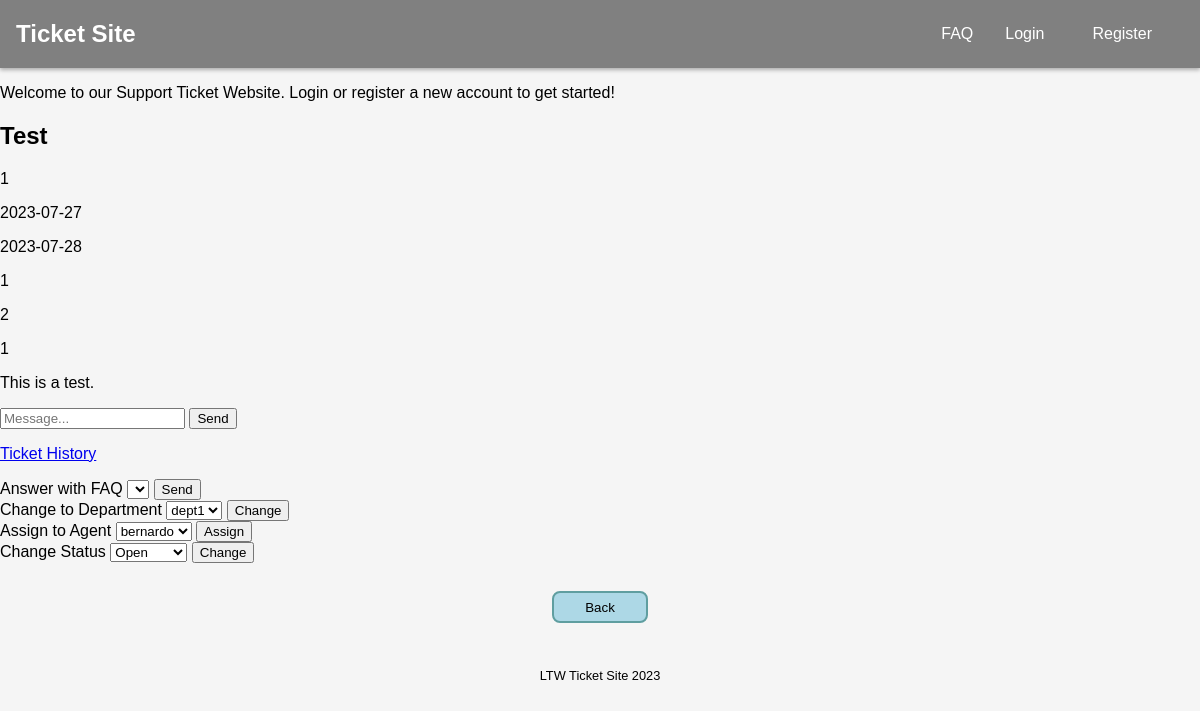
/pages/ticket.php?id=1, run on the app's committed database.
### tables this page shows
CREATE TABLE tickets (
    id INTEGER PRIMARY KEY AUTOINCREMENT,
    subject TEXT NOT NULL,
    content TEXT,
    created DATE NOT NULL,
    updated DATE,
    submitter_id INTEGER NOT NULL,
    assignee_id INTEGER,
    department_id INTEGER,
    status_id INTEGER NOT NULL,
    FOREIGN KEY (submitter_id) REFERENCES users(id),
    FOREIGN KEY (assignee_id) REFERENCES users(id),
    FOREIGN KEY (department_id) REFERENCES departments(id),
    FOREIGN KEY (status_id) REFERENCES status(id)
);

### database/classes/ticket.class.php (called while the page is built, shortened)
<?php
    require_once('department.class.php');
    class Ticket {
        public function __construct(int $id, string $subject, ?string $content, string $created, ?string $updated, int $submitter_id,
                                    ?int $assignee_id, $department_id, int $status_id) {
            $this->id = $id;
            $this->subject = $subject;
            $this->content = $content;
            $this->created = $created;
            $this->updated = $updated;
            $this->submitter_id = $submitter_id;
            $this->assignee_id = $assignee_id;
            $this->department_id = $department_id === "" ? null : $department_id;
            $this->status_id = $status_id;
        }
        static function getTicket(PDO $db, int $id) : ?Ticket {
            $stmt = $db->prepare('SELECT * FROM tickets WHERE id = ?');
            $stmt->execute(array($id));
            $ticket = $stmt->fetch();
            if($ticket){
                return new Ticket($ticket['id'], $ticket['subject'], $ticket['content'],
                                    $ticket['created'], $ticket['updated'],
                                    $ticket['submitter_id'], $ticket['assignee_id'],
                                    $ticket['department_id'], $ticket['status_id']);
            }
            else return null;
        }
    }
?>

### database/classes/department.class.php (called while the page is built, shortened)
<?php
    class Department {
        public function __construct(int $id, string $name) {
            $this->id = $id;
            $this->name = $name;
        }
        static function getDepartments(PDO $db) : array {
            $stmt = $db->prepare('SELECT * FROM departments');
            $stmt->execute();
            $departments = array();
            while ($department = $stmt->fetch()){
                $departments[] = new Department($department['id'], $department['name']);
            }
            return $departments;
        }
    }
?>

### database/classes/user.class.php (called while the page is built, shortened)
<?php
    class User {
        public function __construct(int $id, string $username, string $email, int $role){
            $this->id = $id;
            $this->username = $username;
        }
        static function getAgents(PDO $db) : array {
            $stmt = $db->prepare('SELECT * FROM users WHERE role_id < 3');
            $stmt->execute();
            $agents = array();
            while($agent = $stmt->fetch()){
                $agents[] = new User($agent['id'], $agent['username'], $agent['email'], $agent['role_id']);
            }
            return $agents;
        }
    }
?>

### database/classes/status.class.php (called while the page is built, shortened)
<?php
    class Status {
        public function __construct(int $id, string $name){
            $this->id = $id;
            $this->name = $name;
        }
        static function getAllStatus(PDO $db) : array {
            $stmt = $db->prepare('SELECT * FROM status');
            $stmt->execute();
            $statuses = array();
            while($status = $stmt->fetch()){
                $statuses[] = new Status($status['id'], $status['name']);
            }
            return $statuses;
        }
    }
?>

### templates/ticket.tpl.php (the view, shortened to what this page needs)
<?php function drawTicketInfo(Ticket $ticket) { ?>
    <h2><?=$ticket->subject?></h2>
    <p><?=$ticket->submitter_id?></p>
    <p><?=$ticket->created?></p>
    <p><?=$ticket->updated?></p>
    <p><?=$ticket->department_id?></p>
    <p><?=$ticket->status_id?></p>
    <p><?=$ticket->assignee_id?></p>
    <p><?=$ticket->content?></p>
<?php } ?>
<?php function drawTicketInquirySection(Ticket $ticket, array $inquiries) { ?>
    <form action="../actions/action_submit_inquiry.php?id=<?=$ticket->id?>" method="POST">
        <input type="text" name="inquiry" placeholder="Message..." required>
        <button type="submit" name="submit_inquiry">Send</button>
    </form>
<?php } ?>
<?php function drawAgentTicketTools(Ticket $ticket, array $departments, array $agents, array $faqs, array $statuses) { ?>
    <p><a href='../pages/tickethistory.php?id=<?=$ticket->id?>'>Ticket History</a></p>
    <form action="../actions/action_answer_faq.php?id=<?=$ticket->id?>" method="POST">
        <label>
            Answer with FAQ
            <select name="faq">
            </select>
            <button type="submit" name="submit_faq_inquiry">Send</button>
        </label>
    </form>
    <form action="../actions/action_change_department.php?id=<?=$ticket->id?>" method="POST">
        <label>
            Change to Department
            <select name="department">
                <?php foreach($departments as $dept) { ?>
                    <option value="<?=$dept->id?>"><?=$dept->name?></option>
                <?php } ?>
            </select>
            <button type="submit" name="submit_dept_change">Change</button>
        </label>
    </form>
    <form action="../actions/action_assign_agent.php?id=<?=$ticket->id?>" method="POST">
        <label>
            Assign to Agent
            <select name="agent">
                <?php foreach($agents as $agent) { ?>
                    <option value="<?=$agent->id?>"><?=$agent->username?></option>
                <?php } ?>
            </select>
            <button type="submit" name="submit_agent_assign">Assign</button>
        </label>
    </form>
    <form action="../actions/action_change_status.php?id=<?=$ticket->id?>" method="POST">
        <label>
            Change Status
            <select name="status">
                <?php foreach($statuses as $status) { ?>
                    <option value="<?=$status->id?>"><?=$status->name?></option>
                <?php } ?>
            </select>
        </label>
        <button type="submit" name="submit_status_change">Change</button>
    </form>
<?php } ?>

### css/style.css (style rules this page uses)
body { font-family: Arial, Helvetica, sans-serif; background-color: whitesmoke; margin: 0; padding: 0; }

### data on the page
tickets: subject "Test", submitter "1", created "2023-07-27", updated "2023-07-28", department "1", status "2", assignee "1", content "This is a test."

### other printed values
$text "Back"
form field department "dept1"
form field agent "bernardo"
form field status "Open"
